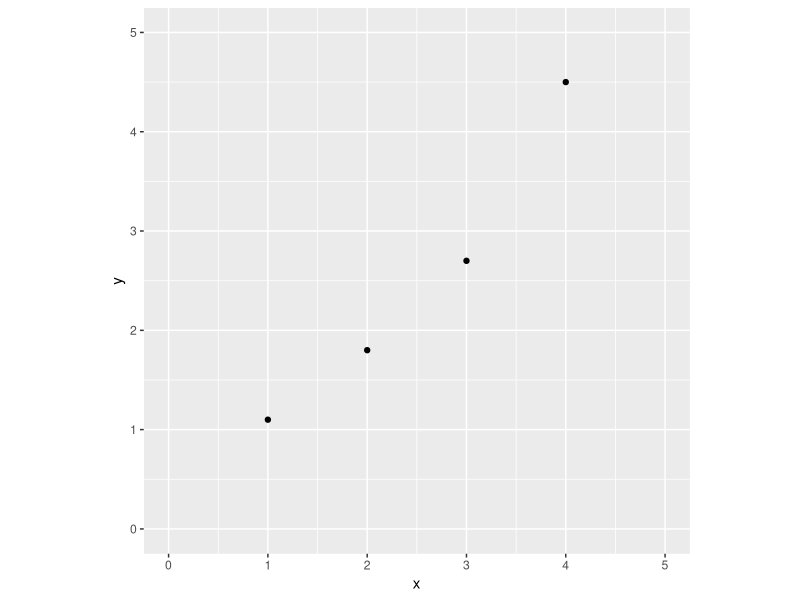
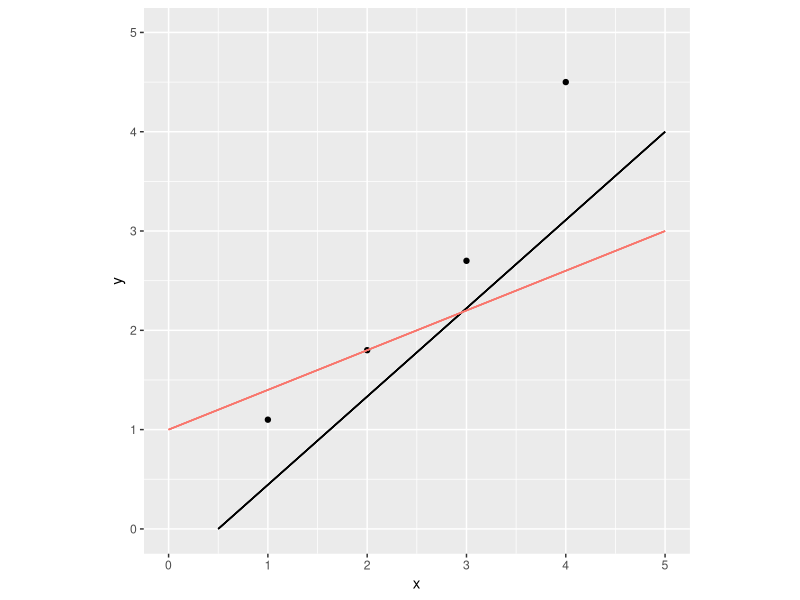
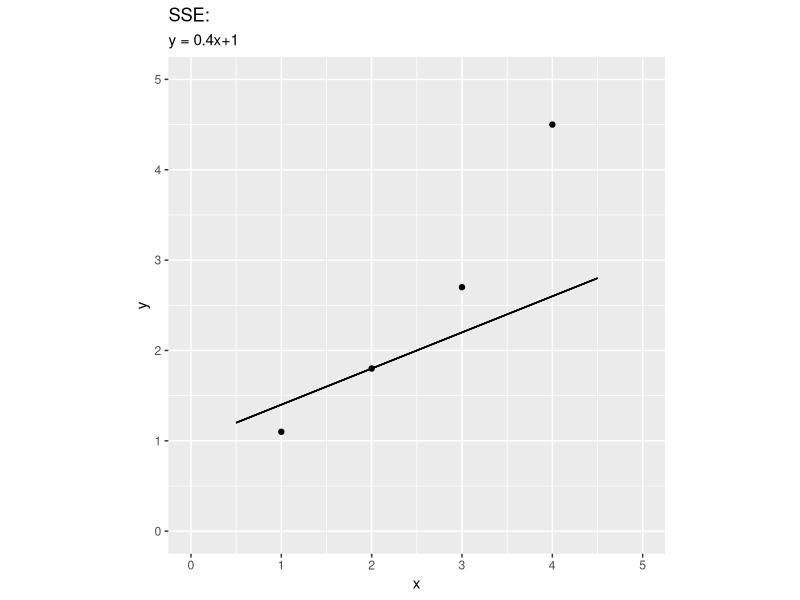
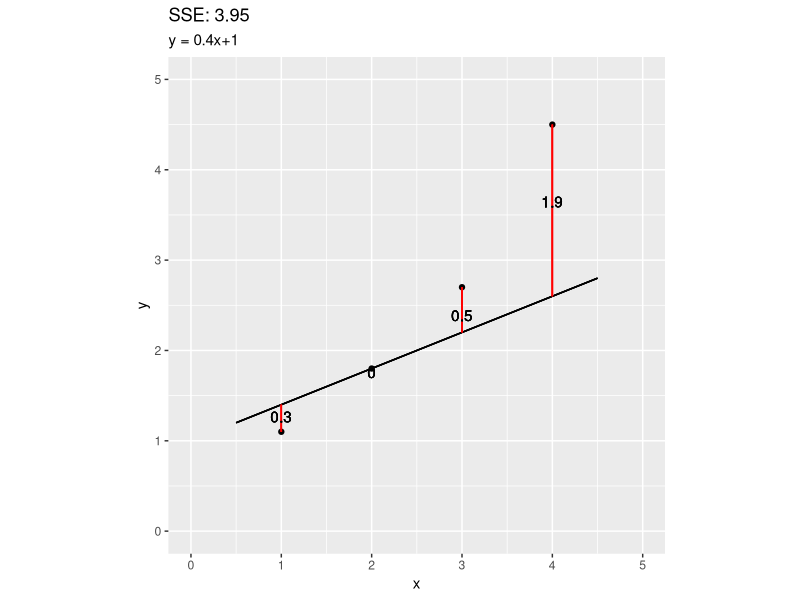
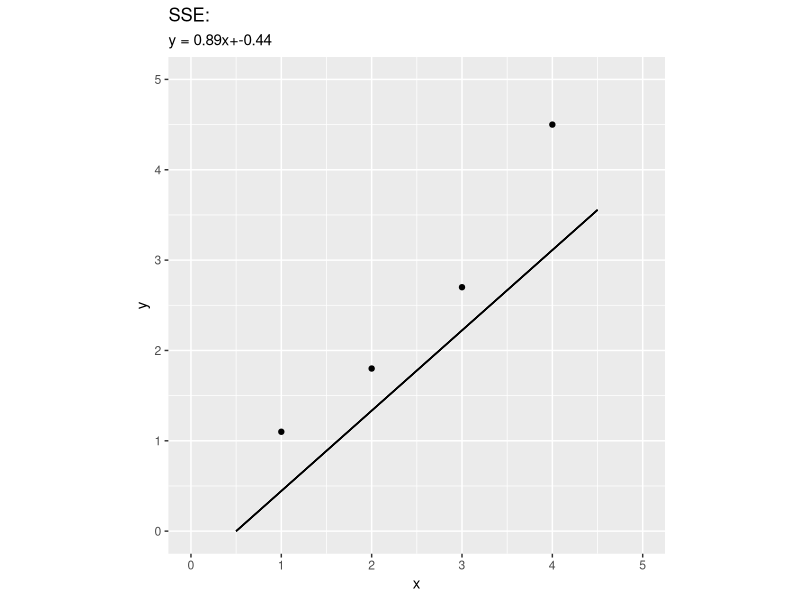
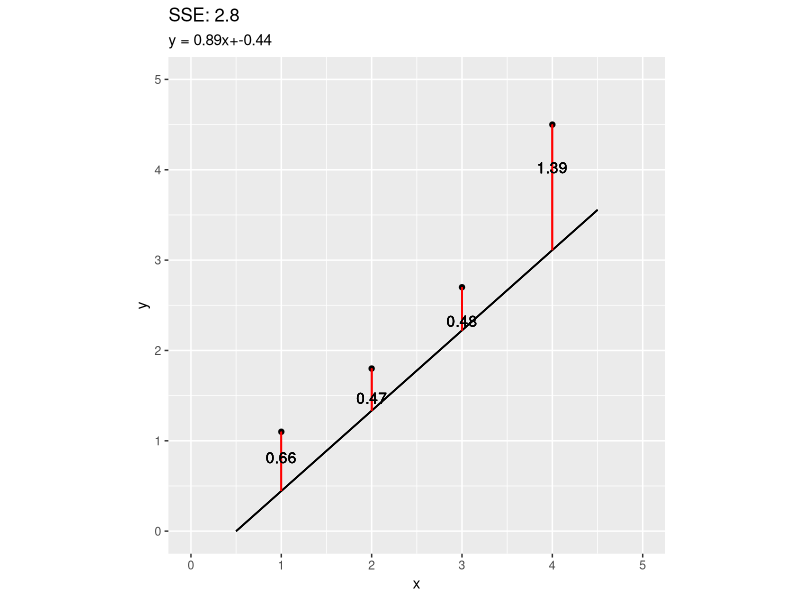
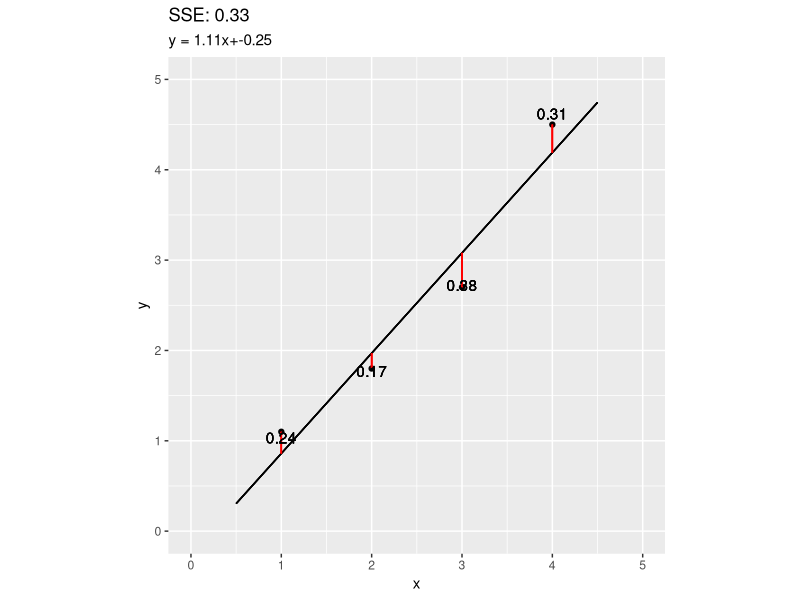
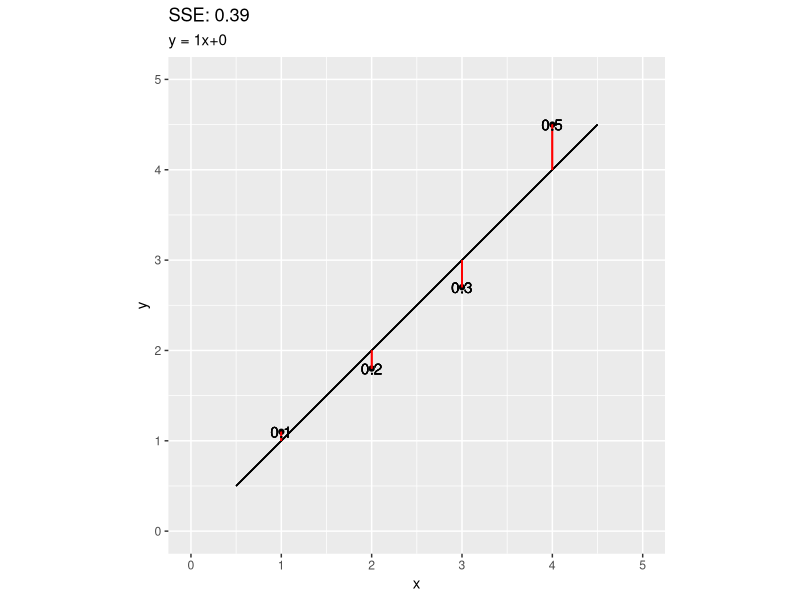

Recreate these plots in R, in order.
## ---- chunk 1
knitr::opts_chunk$set(echo = FALSE, warning = FALSE, message = FALSE, fig.retina = 5)
## ---- chunk 2
library(tidyverse)
library(ggplot2)

x = c(1,2,3,4)
y = c(1.1, 1.8, 2.7, 4.5)

d1 = as_tibble(data.frame(
     x = x, 
     y = y))

# functions
plot_line <- function(x1, y1, x2, y2)
  
{
  slope = (y2-y1)/(x2-x1)
  intercept =  y1 - slope*x1
  f = function(xx){return(xx*slope + intercept)}
  
  pp = ggplot(data = d1, aes(x = x, y=y))+
  geom_point()+
    geom_segment(aes(x = 0.5, y = f(0.5), xend = 4.5, yend = f(4.5)))+
    labs(title = paste("SSE:"),
         subtitle = paste0("y = ", round(slope,2), "x+", round(intercept,2)))+
    xlim(0,5)+
    ylim(0,5)+
    coord_fixed()

  print(pp)

}

plot_line2 <- function(x1, y1, x2, y2)
{
slope = (y2-y1)/(x2-x1)
intercept =  y1 - slope*x1

f = function(xx){return(xx*slope + intercept)}

squared_errors = sum((y-f(x))^2)

pp = ggplot(data = d1, aes(x = x, y=y))+
  geom_point()+
  geom_segment(aes(x = 0.5, y = f(0.5), xend = 4.5, yend = f(4.5)))+
  geom_segment(aes(x = x[1], y = y[1], xend = x[1], yend = f(x[1])), color = 'red')+
  geom_segment(aes(x = x[2], y = y[2], xend = x[2], yend = f(x[2])), color = 'red')+
  geom_segment(aes(x = x[3], y = y[3], xend = x[3], yend = f(x[3])), color = 'red')+
  geom_segment(aes(x = x[4], y = y[4], xend = x[4], yend = f(x[4])), color = 'red')+
  geom_text(x = x[1], y = .5*(y[1]+f(y[1])), label = paste(round(abs(y[1]-f(x[1])),2)))+
  geom_text(x = x[2], y = .5*(y[2]+f(y[2])), label = paste(round(abs(y[2]-f(x[2])),2)))+
  geom_text(x = x[3], y = .5*(y[3]+f(y[3])), label = paste(round(abs(y[3]-f(x[3])),2)))+
  geom_text(x = x[4], y = .5*(y[4]+f(y[4])), label = paste(round(abs(y[4]-f(x[4])),2)))+
  labs(title = paste("SSE:", round(squared_errors,2)),
         subtitle = paste0("y = ", round(slope,2), "x+", round(intercept,2)))+
  xlim(0,5)+
  ylim(0,5)+
  coord_fixed()

print(pp)

}

plot_line3 <- function()
  
{
  l = lm(y~x) 
slope = l$coefficients[2]
intercept =  l$coefficients[1]
f = function(xx){return(xx*slope + intercept)}
squared_errors = sum((y-f(x))^2)
pp = ggplot(data = d1, aes(x = x, y=y))+
  geom_point()+
  geom_segment(aes(x = 0.5, y = f(0.5), xend = 4.5, yend = f(4.5)))+
  geom_segment(aes(x = x[1], y = y[1], xend = x[1], yend = f(x[1])), color = 'red')+
  geom_segment(aes(x = x[2], y = y[2], xend = x[2], yend = f(x[2])), color = 'red')+
  geom_segment(aes(x = x[3], y = y[3], xend = x[3], yend = f(x[3])), color = 'red')+
  geom_segment(aes(x = x[4], y = y[4], xend = x[4], yend = f(x[4])), color = 'red')+
  geom_text(x = x[1], y = .5*(y[1]+f(y[1])), label = paste(round(abs(y[1]-f(x[1])),2)))+
  geom_text(x = x[2], y = .5*(y[2]+f(y[2])), label = paste(round(abs(y[2]-f(x[2])),2)))+
  geom_text(x = x[3], y = .5*(y[3]+f(y[3])), label = paste(round(abs(y[3]-f(x[3])),2)))+
  geom_text(x = x[4], y = .5*(y[4]+f(y[4])), label = paste(round(abs(y[4]-f(x[4])),2)))+
  labs(title = paste("SSE:", round(squared_errors,2)),
         subtitle = paste0("y = ", round(slope,2), "x+", round(intercept,2)))+
  xlim(0,5)+
  ylim(0,5)+
  coord_fixed()

print(pp)

}

## ---- chunk 3
# ploting the point
ggplot(data = d1, aes(x = x, y=y))+
  geom_point()+
    xlim(0,5)+
    ylim(0,5)+
    coord_fixed()
## ---- chunk 4
x1 = 0
y1 = 1
x2 = 5
y2 = 3

a1 = 0.5
b1 = 0
a2 = 5
b2 = 4

ggplot(data = d1, aes(x = x, y=y))+
  geom_point()+
  geom_segment(aes(x = a1, y = b1, xend = a2, yend = b2))+
  geom_segment(aes(x = x1, y = y1, xend = x2, yend = y2, color = 'red'))+
  xlim(0,5)+
  ylim(0,5)+
  coord_fixed()+
  theme(legend.position="none")

## ---- chunk 5
plot_line(x1, y1, x2, y2)
## ---- chunk 6
plot_line2(x1, y1, x2, y2)
## ---- chunk 7
plot_line(a1, b1, a2, b2)
## ---- chunk 8
plot_line2(a1, b1, a2, b2)
## ---- chunk 9
plot_line3()
## ---- chunk 10
plot_line2(0, 0, 5, 5)
## ---- chunk 11
plot_line2(0, 1, 5, 4)
## ---- chunk 12
plot_line2(0, 2, 5, 3)
## ---- chunk 13
plot_line2(0, 3, 5, 2)
